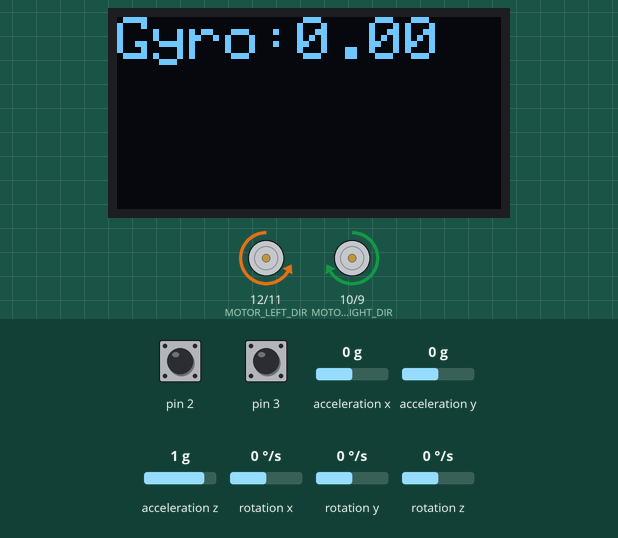
A sketch run on a simulated Arduino Uno, built with avr-gcc and run on an emulated ATmega328P. Parts: 128×64 one-colour display, direction and speed pins drawn as motors (green arrow = direction pin HIGH = forward, orange = LOW = backward, longer = more drive). The test bench sets the inputs (shaded band); at power-on: rotation z 0 °/s, pin 2 HIGH, pin 3 HIGH, acceleration x 0 g, acceleration y 0 g, acceleration z 1 g, rotation x 0 °/s, rotation y 0 °/s. What the sketch prints to the serial monitor is not drawn.

Above: at 2.92 s.
3.3 s: rotation z set to -100 °/s
At 3.7 s:
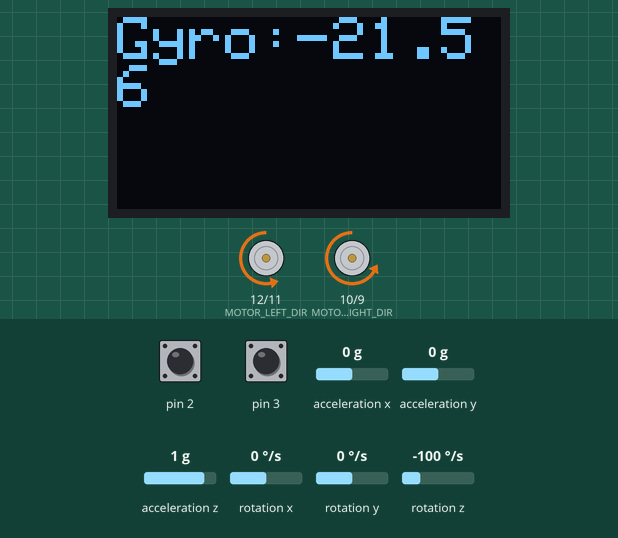
6.0 s: rotation z set to 100 °/s
At 6.35 s:
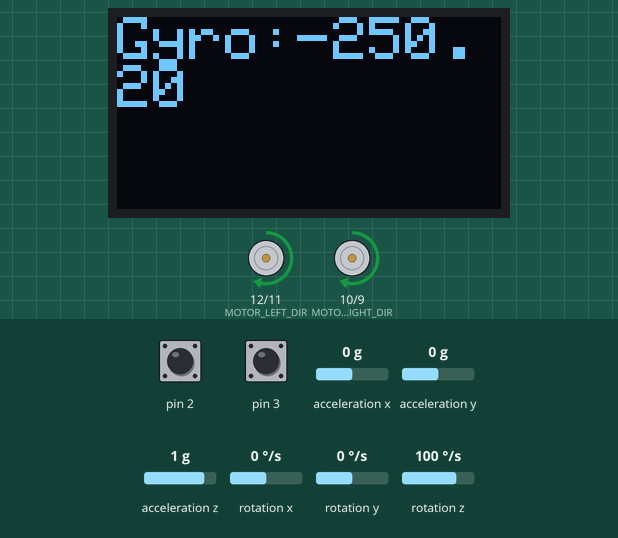
9.0 s: rotation z set to 21 °/s
At 9.3 s:
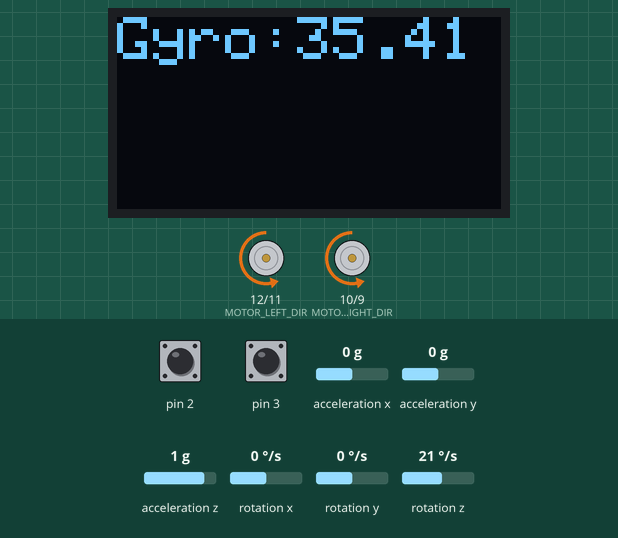
10.6 s: rotation z set to 19 °/s
At 12.2 s:
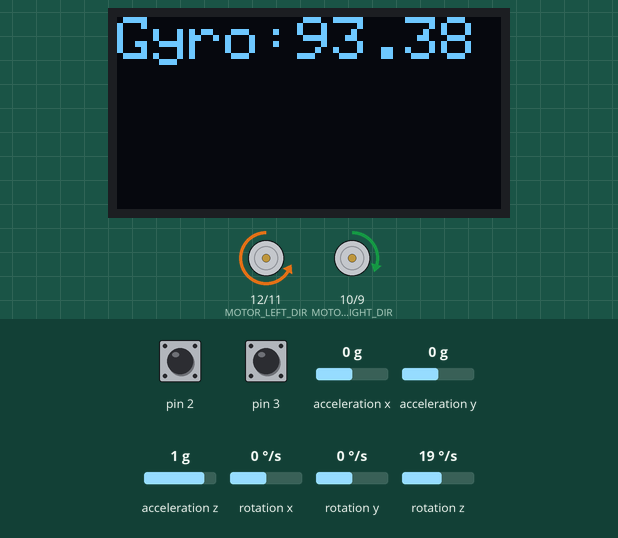
13.6 s: rotation z set to -192 °/s
At 13.93 s:
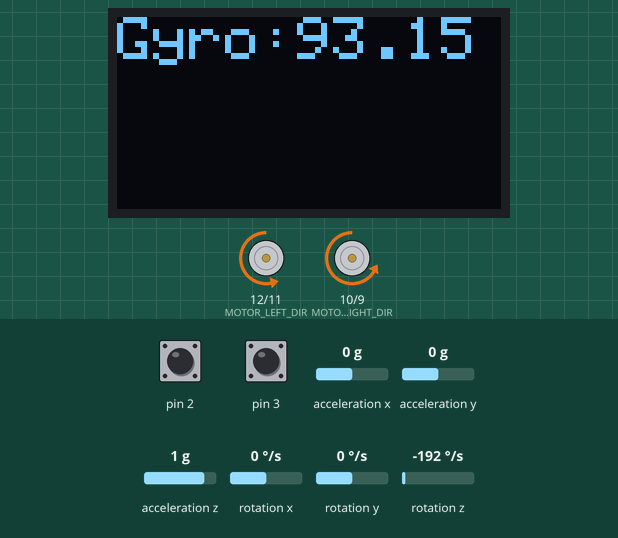
15.1 s: rotation z set to 4 °/s
At 15.49 s:
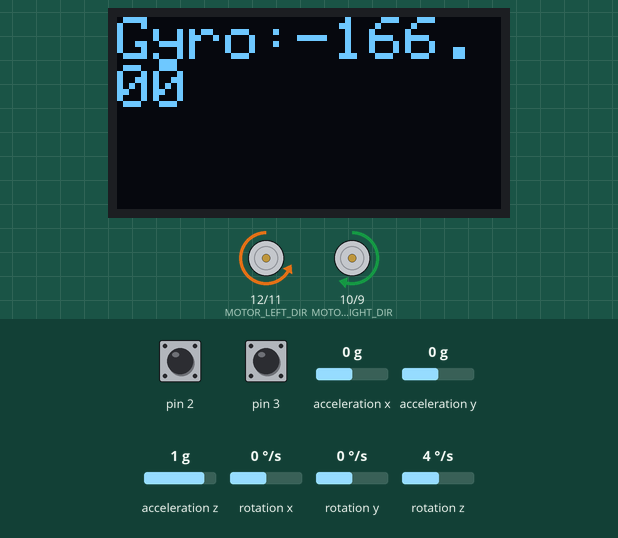
Timing chart, 0 to 19.1 s (numbered marks = the images above; inputs shaded):
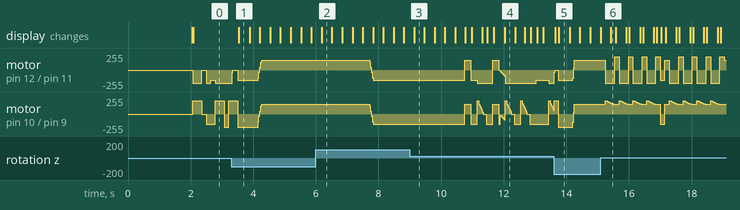

Measured:
- the behaviour switches between 20 and 19 °/s on rotation z (found by bisection; images 3 and 4)
- after the input at 3.3 s, the display: changes after 0.24 s (image 1)
- after the input at 6.0 s, motor on pin 12 (MOTOR_LEFT_DIR) / pin 11 (MOTOR_LEFT_PWM), motor on pin 10 (MOTOR_RIGHT_DIR) / pin 9 (MOTOR_RIGHT_PWM): forward 150/255 → backward 150/255 after 1.7 s
- after the input at 10.6 s, motor on pin 12 (MOTOR_LEFT_DIR) / pin 11 (MOTOR_LEFT_PWM): backward 150/255 → forward 150/255 after 0.15 s, → backward 150/255 0.20 s later, → backward 200/255 0.20 s later, → forward 150/255 0.49 s later, … (13 changes in this stretch)
- after the input at 13.6 s, motor on pin 12 (MOTOR_LEFT_DIR) / pin 11 (MOTOR_LEFT_PWM): backward 200/255 → stopped at once, → backward 150/255 0.13 s later, → forward 150/255 0.46 s later
- after the input at 15.1 s, motor on pin 12 (MOTOR_LEFT_DIR) / pin 11 (MOTOR_LEFT_PWM): forward 150/255 → backward 200/255 after 0.15 s, → forward 200/255 0.30 s later, → backward 200/255 0.14 s later, → forward 200/255 0.30 s later, … (19 changes in this stretch)

The sketch:

test_PID_MPU.ino
```cpp
#include "DualEncoder.hpp"
#include "EncoderOdometry.hpp"
#include "Motor.hpp"
#include "Config.hpp"
#include "Wire.h"
#include "OLED.hpp"
#include "MPU6050.hpp"


mtrn3100::DualEncoder encoder;
mtrn3100::Motor motor;


float front_distance = distance_per_cell * 1;
float turning_rotation = 0.5 * PI;


// 移动指令
char moving[] = "frfflflffrfffffrfffflflf";

uint8_t execution_times = 1;
uint8_t executed_time   = 0;

// 待修正的角度
float correct_angle = 0;
float error_angle = 0;


void setup() {

    // Monitor 初始化
    Serial.begin(9600);
    // I2C 初始化
    Wire.begin();
    // MPU6050 初始化
    MPU6050_Init();
    // OLED 初始化
    OLED_Init();

}


void loop() {


    mpu.update();
    correct_angle = mpu.getAngleZ();


    // 指令字符串里字符的个数
    uint8_t number = 0;
    while(moving[number] != '\0') {number++;}


    if(executed_time < execution_times)
    {

      for(uint8_t i = 0; i < number; i++)
      {
        char command = moving[i];
        switch (command)
        {
          case 'f':
            motor.Front(encoder, mpu, front_distance);

            correct_angle += 0;
            error_angle = (correct_angle - mpu.getAngleZ()) * PI / 180;
            motor.Turning(mpu, error_angle, P_correction, I_correction, D_correction);

            break;
          case 'b':
            motor.Front(encoder, mpu, -front_distance);

            correct_angle += 0;
            error_angle = (correct_angle - mpu.getAngleZ()) * PI / 180;
            motor.Turning(mpu, error_angle, P_correction, I_correction, D_correction);

            break;
          case 'l':
            motor.Turning(mpu, turning_rotation, P_turning, I_turning, D_turning);

            correct_angle += 90;
            error_angle = (correct_angle - mpu.getAngleZ()) * PI / 180;
            motor.Turning(mpu, error_angle, P_correction, I_correction, D_correction);

            break;
          case 'r':
            motor.Turning(mpu, -turning_rotation, P_turning, I_turning, D_turning);

            correct_angle += -90;
            error_angle = (correct_angle - mpu.getAngleZ()) * PI / 180;
            motor.Turning(mpu, error_angle, P_correction, I_correction, D_correction);

            break;
        }

      }


      executed_time++;

    }

    mpu.update();
    ShowData(mpu.getAngleZ());

}
```

DualEncoder.hpp
```cpp
#pragma once

#include <Arduino.h>
#include "Config.hpp"


namespace mtrn3100 {


class DualEncoder {

public:

    DualEncoder() : mot1_int(EN_1_A), mot1_dir(EN_1_B), mot2_int(EN_2_A), mot2_dir(EN_2_B) {
        instance = this;

        pinMode(mot1_int, INPUT_PULLUP);
        pinMode(mot1_dir, INPUT_PULLUP);
        pinMode(mot2_int, INPUT_PULLUP);
        pinMode(mot2_dir, INPUT_PULLUP);

        attachInterrupt(digitalPinToInterrupt(mot1_int), DualEncoder::readLeftEncoderISR, RISING);
        attachInterrupt(digitalPinToInterrupt(mot2_int), DualEncoder::readRightEncoderISR, RISING);
    }


    // 编码器中断
    void readLeftEncoder() {
        noInterrupts();
        direction = digitalRead(mot1_dir) ? 1 : -1;
        l_count += direction;
        interrupts();
    }
    void readRightEncoder() {
        noInterrupts();
        direction = digitalRead(mot2_dir) ? -1 : 1;
        r_count += direction;
        interrupts();
    }


    // 获取左右轮旋转角度
    float getLeftRotation() {
        return (static_cast<float>(l_count) / counts_per_revolution_left ) * 2 * PI;
    }
    float getRightRotation() {
        return (static_cast<float>(r_count) / counts_per_revolution_right ) * 2 * PI;
    }


// 直接绑定的 ISR
private:
    static void readLeftEncoderISR() {
        if (instance != nullptr) {
            instance->readLeftEncoder();
        }
    }
   static void readRightEncoderISR() {
        if (instance != nullptr) {
            instance->readRightEncoder();
        }
    }


public:
    const uint8_t mot1_int,mot1_dir,mot2_int,mot2_dir;
    volatile int8_t direction;
    volatile long l_count = 0;
    volatile long r_count = 0;
    uint32_t prev_time;
    bool read = false;


private:
    static DualEncoder* instance;
};


DualEncoder* DualEncoder::instance = nullptr;


}  // namespace mtrn3100
```

EncoderOdometry.hpp
```cpp
#pragma once


#include <Arduino.h>
#include "Config.hpp"
#include <MPU6050_light.h>


namespace mtrn3100 {


class EncoderOdometry {

public:

    EncoderOdometry() : x(0), y(0), h(0), Radius(R), Long(b), lastLPos(0), lastRPos(0) {}

    //TODO: 完成这个函数
    void update(float leftValue, float rightValue) {
        // 计算每个轮子的旋转增量
        float dL = leftValue - lastLPos;
        float dR = rightValue - lastRPos;

        // 更新最后的编码器位置
        lastLPos = leftValue;
        lastRPos = rightValue;

        // 计算每个轮子的行进距离
        float leftDistance = dL * Radius;
        float rightDistance = dR * Radius;

        // 计算机器人的线位移和角位移
        float dC = (leftDistance + rightDistance) / 2.0; // 中心线位移
        float dTheta = (rightDistance - leftDistance) / Long; // 朝向的变化


        // 计算新的位置
        x += dC * cos(h);
        y += dC * sin(h);
          // 更新机器人的朝向
        h += dTheta;

    }

    float getX() const { return x; }
    float getY() const { return y; }
    float getH() const { return h; }


private:

    float x, y, h;
    const float Radius, Long;
    float lastLPos, lastRPos;


};


}
```

MPU6050.hpp
```cpp
#pragma once


#include <MPU6050_light.h>


MPU6050 mpu(Wire);


// MPU6050 初始化
void MPU6050_Init(void)
{
    byte status = mpu.begin();
    Serial.print(F("MPU6050 status: "));
    Serial.println(status);

    while(status!=0){ } // stop everything if could not connect to MPU6050

    Serial.println(F("Calculating offsets, do not move MPU6050"));
    delay(1000);
    mpu.calcOffsets(true,true);
    Serial.println("Done!\n");
}
```

Motor.hpp
```cpp
#pragma once

#include "DualEncoder.hpp"
#include "EncoderOdometry.hpp"
#include "Config.hpp"
#include "PID.hpp"
#include "OLED.hpp"


namespace mtrn3100 {


class Motor {

public:

  Motor() {
    // 初始化 电机引脚
    pinMode(MOTOR_LEFT_PWM, OUTPUT);
    pinMode(MOTOR_LEFT_DIR, OUTPUT);
    pinMode(MOTOR_RIGHT_PWM, OUTPUT);
    pinMode(MOTOR_RIGHT_DIR, OUTPUT);
  }


  // 前进
  void Front(DualEncoder& encoder, MPU6050& MPU, float target_distance)
  {
    float lastMillis = millis();

    EncoderOdometry encoder_odometry;

    // 分别用于控制 前进位置 和 两轮旋转位置 的 PID
    PID pid_X(P_front, I_front, D_front);
    PID pid_gyro(P_gyro, I_gyro, D_gyro);

    // 起始位置(GCF)
    float Initial_left_rotation = encoder.getLeftRotation();
    float Initial_right_rotation = encoder.getRightRotation();
    MPU.update();
    float Initial_angle = MPU.getAngleZ() * PI / 180;
    // 存储当前前进位置
    float last_distance_X = 0;
    // 静止次数
    uint8_t count = 0;

    while(1)
    {
      // 获取 左右轮的旋转角度
      float left_rotation = encoder.getLeftRotation() - Initial_left_rotation;
      float right_rotation = encoder.getRightRotation() - Initial_right_rotation;


      // 计算当前 位置和 角度
      encoder_odometry.update(left_rotation, right_rotation);
      MPU.update();

      float distance_X = encoder_odometry.getX();
      float distance_Y = encoder_odometry.getY();
      float angle_H = MPU.getAngleZ() * PI / 180 - Initial_angle;


      // PID计算输出值
      float output = pid_X.calculate(target_distance, distance_X, dt);

      if(output >= 0)
      {
        digitalWrite(MOTOR_LEFT_DIR,LOW);
        digitalWrite(MOTOR_RIGHT_DIR, HIGH);
      }
      else
      {
        digitalWrite(MOTOR_LEFT_DIR,HIGH);
        digitalWrite(MOTOR_RIGHT_DIR, LOW);
      }

      float output_pwm = constrain(fabs(output), 0, Front_PWM_max);


      // PID计算offset
      float output_offset_rate = constrain(1 - fabs(pid_gyro.calculate(0, angle_H, dt)), 0, 1);

      float output_pwm_adjusted = output_pwm * output_offset_rate;


      if(angle_H >= 0)
      {
          if(output >= 0)
          {
            analogWrite(MOTOR_LEFT_PWM, output_pwm);
            analogWrite(MOTOR_RIGHT_PWM, output_pwm_adjusted);
          }
          else
          {
            analogWrite(MOTOR_LEFT_PWM, output_pwm_adjusted);
            analogWrite(MOTOR_RIGHT_PWM, output_pwm);
          }
      }
      else
      {
          if(output >= 0)
          {
            analogWrite(MOTOR_LEFT_PWM, output_pwm_adjusted);
            analogWrite(MOTOR_RIGHT_PWM, output_pwm);
          }
          else
          {
            analogWrite(MOTOR_LEFT_PWM, output_pwm);
            analogWrite(MOTOR_RIGHT_PWM, output_pwm_adjusted);
          }
      }


      // 静止判断
      if(fabs(distance_X-last_distance_X) < 1) {count ++;}
      else {count = 0;}
      if (count >= 10)
      {
        analogWrite(MOTOR_LEFT_PWM, 0);
        analogWrite(MOTOR_RIGHT_PWM, 0);
        break;
      }
      // 存储本次自转位置
      last_distance_X = distance_X;


      // 显示当前陀螺仪角度
      ShowData(MPU.getAngleZ());
      // 保证单次step为50ms
      while(millis() - lastMillis < dt*1000) {;}
    }


  }


////////////////////////////////////////////////////////////////////////////////////////////////////////////////////////////////////////////////////////////


  // 转弯
  void Turning(MPU6050& MPU, float target_rotation, float P, float I, float D)
  {
    float lastMillis = millis();

    // 分别用于控制 自转位置 和 两轮旋转位置 的 PID
    PID pid_turning(P, I, D);

    // 起始位置(GCF)
    MPU.update();
    float Initial_angle = MPU.getAngleZ() * PI / 180;
    // 记录本次旋转位置
    float last_turning_rotation = 0;
    // 静止次数
    uint8_t count = 0;

    while(1)
    {
      // 计算 当前自转位置
      MPU.update();
      float turning_rotation = MPU.getAngleZ() * PI / 180 - Initial_angle;
      // PID计算输出值
      float output = pid_turning.calculate(target_rotation, turning_rotation, dt);


      // 输出调节电机
      if(output >= 0)
      {
        digitalWrite(MOTOR_LEFT_DIR,HIGH);
        digitalWrite(MOTOR_RIGHT_DIR, HIGH);
      }
      else
      {
        digitalWrite(MOTOR_LEFT_DIR,LOW);
        digitalWrite(MOTOR_RIGHT_DIR, LOW);
        output = -output;
      }

      analogWrite(MOTOR_LEFT_PWM, constrain(output, 0, Turning_PWM_max));
      analogWrite(MOTOR_RIGHT_PWM, constrain(output, 0, Turning_PWM_max));


      // 静止判断
      if(fabs(turning_rotation - last_turning_rotation) < 0.01) {count ++;}
      else {count = 0;}
      if (count >= 5)
      {
        analogWrite(MOTOR_LEFT_PWM, 0);
        analogWrite(MOTOR_RIGHT_PWM, 0);
        break;
      }
      // 存储本次自转位置
      last_turning_rotation = turning_rotation;


      // 显示当前陀螺仪角度
      ShowData(MPU.getAngleZ());
      // 保证单次step为50ms
      while(millis() - lastMillis < dt*1000) {;}
    }

  }


};

}
```

OLED.hpp
```cpp
#pragma once


#include <SPI.h>
#include <Wire.h>
#include <Adafruit_GFX.h>
#include <Adafruit_SSD1306.h>


#define SCREEN_WIDTH 128 // OLED display width, in pixels
#define SCREEN_HEIGHT 64 // OLED display height, in pixels

#define OLED_RESET     -1 // Reset pin # (or -1 if sharing Arduino reset pin)
#define SCREEN_ADDRESS 0x3C ///< See datasheet for Address; 0x3D for 128x64, 0x3C for 128x32


Adafruit_SSD1306 display(SCREEN_WIDTH, SCREEN_HEIGHT, &Wire, OLED_RESET);


void OLED_Init(void)
{
  Serial.begin(9600);
  if(!display.begin(SSD1306_SWITCHCAPVCC, SCREEN_ADDRESS))
  {
    Serial.println(F("SSD1306 allocation failed"));
    for(;;); // Don't proceed, loop forever
  }

  display.clearDisplay();
  display.display();
}


void ShowData(float data)
{
    display.clearDisplay();

    display.setTextColor(SSD1306_WHITE);        // Draw white text
    display.setCursor(0,0);             // Start at top-left corner
    display.setTextSize(2);             // Normal 1:1 pixel scale

    display.print("Gyro:");  display.println(data);

    display.display();
}
```

PID.hpp
```cpp
#pragma once


class PID {

public:

    PID(float kp, float ki, float kd) : Kp(kp), Ki(ki), Kd(kd), integral(0), previous_error(0) {}

    float calculate(float setpoint, float measured_value, float dt) {
        float error = setpoint - measured_value;
        integral += error * dt;
        float derivative = (error - previous_error) / dt;
        float output = Kp * error + Ki * integral + Kd * derivative;
        previous_error = error;
        return output;
    }

private:
    float Kp, Ki, Kd;
    float integral;
    float previous_error;
};
```

Config.hpp
```cpp
#pragma once


// 电机编码器引脚
#define EN_1_A 2
#define EN_1_B 7
#define EN_2_A 3
#define EN_2_B 8
// 电机驱动引脚
#define MOTOR_LEFT_PWM 11
#define MOTOR_LEFT_DIR 12
#define MOTOR_RIGHT_PWM 9
#define MOTOR_RIGHT_DIR 10


const float R = 16;
const float b = 100;

// 大轮
// const uint16_t distance_per_cell = 180;
// 小轮(demo)
const uint16_t distance_per_cell = 237;

uint16_t counts_per_revolution_left = 700;
uint16_t counts_per_revolution_right = 700;


const uint8_t Front_PWM_max = 200;
const uint8_t Turning_PWM_max = 150;
// const uint8_t Front_PWM_min = 15;
// const uint8_t Turning_PWM_min = 15;


const float dt = 0.05;

const float P_front = 25;
const float I_front = 0;
const float D_front = 0.7;

const float P_gyro = 15;
const float I_gyro = 0;
const float D_gyro = 0;

const float P_turning = 500;
const float I_turning = 0;
const float D_turning = 3;

const float P_correction = 1500;
const float I_correction = 0;
const float D_correction = 0;
```
